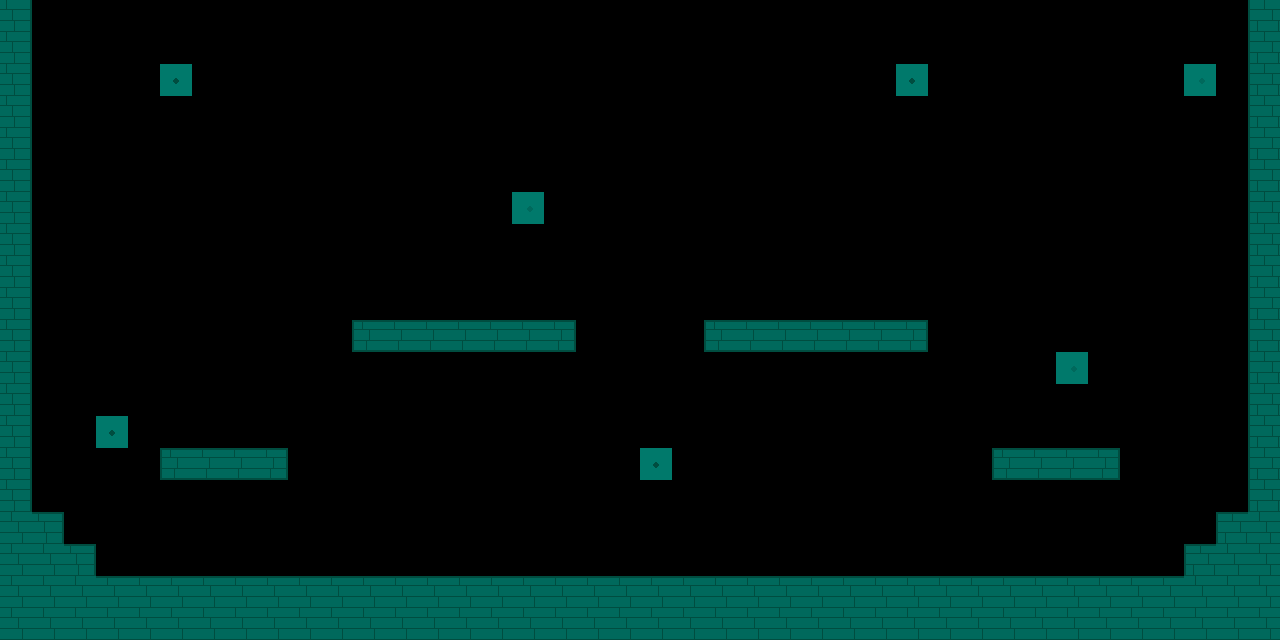

Tiled map render using the project's own tile images. Description and the whole map definition, tile-layer contents included, below:
An orthogonal 40x20 tile map with 32x32 px tiles, 3 tile layers (Background, Platforms, Platforms2) and 2 objects (portal, player).

<map version="1.8" tiledversion="1.8.4" orientation="orthogonal" renderorder="right-down" width="40" height="20" tilewidth="32" tileheight="32" infinite="0" nextlayerid="7" nextobjectid="3">
 <tileset firstgid="1" name="tile_sheet_boss" tilewidth="32" tileheight="32" tilecount="21" columns="7">
  <image source="tilesheetBoss.png" width="224" height="96" />
 </tileset>
 <layer id="5" name="Background" width="40" height="20">
  <data encoding="csv">
0,0,0,0,0,0,0,0,0,0,0,0,0,0,0,0,0,0,0,0,0,0,0,0,0,0,0,0,0,0,0,0,0,0,0,0,0,0,0,0,
0,0,0,0,0,0,0,0,0,0,0,0,0,0,0,0,0,0,0,0,0,0,0,0,0,0,0,0,0,0,0,0,0,0,0,0,0,0,0,0,
0,0,0,0,0,12,0,0,0,0,0,0,0,0,0,0,0,0,0,0,0,0,0,0,0,0,0,0,12,0,0,0,0,0,0,0,0,13,0,0,
0,0,0,0,0,0,0,0,0,0,0,0,0,0,0,0,0,0,0,0,0,0,0,0,0,0,0,0,0,0,0,0,0,0,0,0,0,0,0,0,
0,0,0,0,0,0,0,0,0,0,0,0,0,0,0,0,0,0,0,0,0,0,0,0,0,0,0,0,0,0,0,0,0,0,0,0,0,0,0,0,
0,0,0,0,0,0,0,0,0,0,0,0,0,0,0,0,0,0,0,0,0,0,0,0,0,0,0,0,0,0,0,0,0,0,0,0,0,0,0,0,
0,0,0,0,0,0,0,0,0,0,0,0,0,0,0,0,13,0,0,0,0,0,0,0,0,0,0,0,0,0,0,0,0,0,0,0,0,0,0,0,
0,0,0,0,0,0,0,0,0,0,0,0,0,0,0,0,0,0,0,0,0,0,0,0,0,0,0,0,0,0,0,0,0,0,0,0,0,0,0,0,
0,0,0,0,0,0,0,0,0,0,0,0,0,0,0,0,0,0,0,0,0,0,0,0,0,0,0,0,0,0,0,0,0,0,0,0,0,0,0,0,
0,0,0,0,0,0,0,0,0,0,0,0,0,0,0,0,0,0,0,0,0,0,0,0,0,0,0,0,0,0,0,0,0,0,0,0,0,0,0,0,
0,0,0,0,0,0,0,0,0,0,0,0,0,0,0,0,0,0,0,0,0,0,0,0,0,0,0,0,0,0,0,0,0,0,0,0,0,0,0,0,
0,0,0,0,0,0,0,0,0,0,0,0,0,0,0,0,0,0,0,0,0,0,0,0,0,0,0,0,0,0,0,0,0,13,0,0,0,0,0,0,
0,0,0,0,0,0,0,0,0,0,0,0,0,0,0,0,0,0,0,0,0,0,0,0,0,0,0,0,0,0,0,0,0,0,0,0,0,0,0,0,
0,0,0,12,0,0,0,0,0,0,0,0,0,0,0,0,0,0,0,0,0,0,0,0,0,0,0,0,0,0,0,0,0,0,0,0,0,0,0,0,
0,0,0,0,0,0,0,0,0,0,0,0,0,0,0,0,0,0,0,0,12,0,0,0,0,0,0,0,0,0,0,0,0,0,0,0,0,0,0,0,
0,0,0,0,0,0,0,0,0,0,0,0,0,0,0,0,0,0,0,0,0,0,0,0,0,0,0,0,0,0,0,0,0,0,0,0,0,0,0,0,
0,0,0,0,0,0,0,0,0,0,0,0,0,0,0,0,0,0,0,0,0,0,0,0,0,0,0,0,0,0,0,0,0,0,0,0,0,0,0,0,
0,0,0,0,0,0,0,0,0,0,0,0,0,0,0,0,0,0,0,0,0,0,0,0,0,0,0,0,0,0,0,0,0,0,0,0,0,0,0,0,
0,0,0,0,0,0,0,0,0,0,0,0,0,0,0,0,0,0,0,0,0,0,0,0,0,0,0,0,0,0,0,0,0,0,0,0,0,0,0,0,
0,0,0,0,0,0,0,0,0,0,0,0,0,0,0,0,0,0,0,0,0,0,0,0,0,0,0,0,0,0,0,0,0,0,0,0,0,0,0,0
</data>
 </layer>
 <layer id="1" name="Platforms" width="40" height="20">
  <data encoding="csv">
10,0,0,0,0,0,0,0,0,0,0,0,0,0,0,0,0,0,0,0,0,0,0,0,0,0,0,0,0,0,0,0,0,0,0,0,0,0,0,8,
10,0,0,0,0,0,0,0,0,0,0,0,0,0,0,0,0,0,0,0,0,0,0,0,0,0,0,0,0,0,0,0,0,0,0,0,0,0,0,8,
10,0,0,0,0,0,0,0,0,0,0,0,0,0,0,0,0,0,0,0,0,0,0,0,0,0,0,0,0,0,0,0,0,0,0,0,0,0,0,8,
10,0,0,0,0,0,0,0,0,0,0,0,0,0,0,0,0,0,0,0,0,0,0,0,0,0,0,0,0,0,0,0,0,0,0,0,0,0,0,8,
10,0,0,0,0,0,0,0,0,0,0,0,0,0,0,0,0,0,0,0,0,0,0,0,0,0,0,0,0,0,0,0,0,0,0,0,0,0,0,8,
10,0,0,0,0,0,0,0,0,0,0,0,0,0,0,0,0,0,0,0,0,0,0,0,0,0,0,0,0,0,0,0,0,0,0,0,0,0,0,8,
10,0,0,0,0,0,0,0,0,0,0,0,0,0,0,0,0,0,0,0,0,0,0,0,0,0,0,0,0,0,0,0,0,0,0,0,0,0,0,8,
10,0,0,0,0,0,0,0,0,0,0,0,0,0,0,0,0,0,0,0,0,0,0,0,0,0,0,0,0,0,0,0,0,0,0,0,0,0,0,8,
10,0,0,0,0,0,0,0,0,0,0,0,0,0,0,0,0,0,0,0,0,0,0,0,0,0,0,0,0,0,0,0,0,0,0,0,0,0,0,8,
10,0,0,0,0,0,0,0,0,0,0,0,0,0,0,0,0,0,0,0,0,0,0,0,0,0,0,0,0,0,0,0,0,0,0,0,0,0,0,8,
10,0,0,0,0,0,0,0,0,0,0,0,0,0,0,0,0,0,0,0,0,0,0,0,0,0,0,0,0,0,0,0,0,0,0,0,0,0,0,8,
10,0,0,0,0,0,0,0,0,0,0,0,0,0,0,0,0,0,0,0,0,0,0,0,0,0,0,0,0,0,0,0,0,0,0,0,0,0,0,8,
10,0,0,0,0,0,0,0,0,0,0,0,0,0,0,0,0,0,0,0,0,0,0,0,0,0,0,0,0,0,0,0,0,0,0,0,0,0,0,8,
10,0,0,0,0,0,0,0,0,0,0,0,0,0,0,0,0,0,0,0,0,0,0,0,0,0,0,0,0,0,0,0,0,0,0,0,0,0,0,8,
10,0,0,0,0,0,0,0,0,0,0,0,0,0,0,0,0,0,0,0,0,0,0,0,0,0,0,0,0,0,0,0,0,0,0,0,0,0,0,8,
10,0,0,0,0,0,0,0,0,0,0,0,0,0,0,0,0,0,0,0,0,0,0,0,0,0,0,0,0,0,0,0,0,0,0,0,0,0,0,8,
9,3,0,0,0,0,0,0,0,0,0,0,0,0,0,0,0,0,0,0,0,0,0,0,0,0,0,0,0,0,0,0,0,0,0,0,0,0,1,9,
9,9,3,0,0,0,0,0,0,0,0,0,0,0,0,0,0,0,0,0,0,0,0,0,0,0,0,0,0,0,0,0,0,0,0,0,0,1,9,9,
9,9,9,2,2,2,2,2,2,2,2,2,2,2,2,2,2,2,2,2,2,2,2,2,2,2,2,2,2,2,2,2,2,2,2,2,2,9,9,9,
9,9,9,9,9,9,9,9,9,9,9,9,9,9,9,9,9,9,9,9,9,9,9,9,9,9,9,9,9,9,9,9,9,9,9,9,9,9,9,9
</data>
 </layer>
 <layer id="3" name="Platforms2" width="40" height="20">
  <data encoding="csv">
0,0,0,0,0,0,0,0,0,0,0,0,0,0,0,0,0,0,0,0,0,0,0,0,0,0,0,0,0,0,0,0,0,0,0,0,0,0,0,0,
0,0,0,0,0,0,0,0,0,0,0,0,0,0,0,0,0,0,0,0,0,0,0,0,0,0,0,0,0,0,0,0,0,0,0,0,0,0,0,0,
0,0,0,0,0,0,0,0,0,0,0,0,0,0,0,0,0,0,0,0,0,0,0,0,0,0,0,0,0,0,0,0,0,0,0,0,0,0,0,0,
0,0,0,0,0,0,0,0,0,0,0,0,0,0,0,0,0,0,0,0,0,0,0,0,0,0,0,0,0,0,0,0,0,0,0,0,0,0,0,0,
0,0,0,0,0,0,0,0,0,0,0,0,0,0,0,0,0,0,0,0,0,0,0,0,0,0,0,0,0,0,0,0,0,0,0,0,0,0,0,0,
0,0,0,0,0,0,0,0,0,0,0,0,0,0,0,0,0,0,0,0,0,0,0,0,0,0,0,0,0,0,0,0,0,0,0,0,0,0,0,0,
0,0,0,0,0,0,0,0,0,0,0,0,0,0,0,0,0,0,0,0,0,0,0,0,0,0,0,0,0,0,0,0,0,0,0,0,0,0,0,0,
0,0,0,0,0,0,0,0,0,0,0,0,0,0,0,0,0,0,0,0,0,0,0,0,0,0,0,0,0,0,0,0,0,0,0,0,0,0,0,0,
0,0,0,0,0,0,0,0,0,0,0,0,0,0,0,0,0,0,0,0,0,0,0,0,0,0,0,0,0,0,0,0,0,0,0,0,0,0,0,0,
0,0,0,0,0,0,0,0,0,0,0,0,0,0,0,0,0,0,0,0,0,0,0,0,0,0,0,0,0,0,0,0,0,0,0,0,0,0,0,0,
0,0,0,0,0,0,0,0,0,0,0,4,11,11,11,11,11,18,0,0,0,0,4,11,11,11,11,11,18,0,0,0,0,0,0,0,0,0,0,0,
0,0,0,0,0,0,0,0,0,0,0,0,0,0,0,0,0,0,0,0,0,0,0,0,0,0,0,0,0,0,0,0,0,0,0,0,0,0,0,0,
0,0,0,0,0,0,0,0,0,0,0,0,0,0,0,0,0,0,0,0,0,0,0,0,0,0,0,0,0,0,0,0,0,0,0,0,0,0,0,0,
0,0,0,0,0,0,0,0,0,0,0,0,0,0,0,0,0,0,0,0,0,0,0,0,0,0,0,0,0,0,0,0,0,0,0,0,0,0,0,0,
0,0,0,0,0,4,11,11,18,0,0,0,0,0,0,0,0,0,0,0,0,0,0,0,0,0,0,0,0,0,0,4,11,11,18,0,0,0,0,0,
0,0,0,0,0,0,0,0,0,0,0,0,0,0,0,0,0,0,0,0,0,0,0,0,0,0,0,0,0,0,0,0,0,0,0,0,0,0,0,0,
0,0,0,0,0,0,0,0,0,0,0,0,0,0,0,0,0,0,0,0,0,0,0,0,0,0,0,0,0,0,0,0,0,0,0,0,0,0,0,0,
0,0,0,0,0,0,0,0,0,0,0,0,0,0,0,0,0,0,0,0,0,0,0,0,0,0,0,0,0,0,0,0,0,0,0,0,0,0,0,0,
0,0,0,0,0,0,0,0,0,0,0,0,0,0,0,0,0,0,0,0,0,0,0,0,0,0,0,0,0,0,0,0,0,0,0,0,0,0,0,0,
0,0,0,0,0,0,0,0,0,0,0,0,0,0,0,0,0,0,0,0,0,0,0,0,0,0,0,0,0,0,0,0,0,0,0,0,0,0,0,0
</data>
 </layer>
 <objectgroup id="6" name="Portals">
  <object id="2" name="portal" gid="6" x="640" y="544" width="32" height="32" />
 </objectgroup>
 <objectgroup id="4" name="Player">
  <object id="1" name="player" gid="5" x="512" y="512" width="32" height="32" />
 </objectgroup>
</map>
